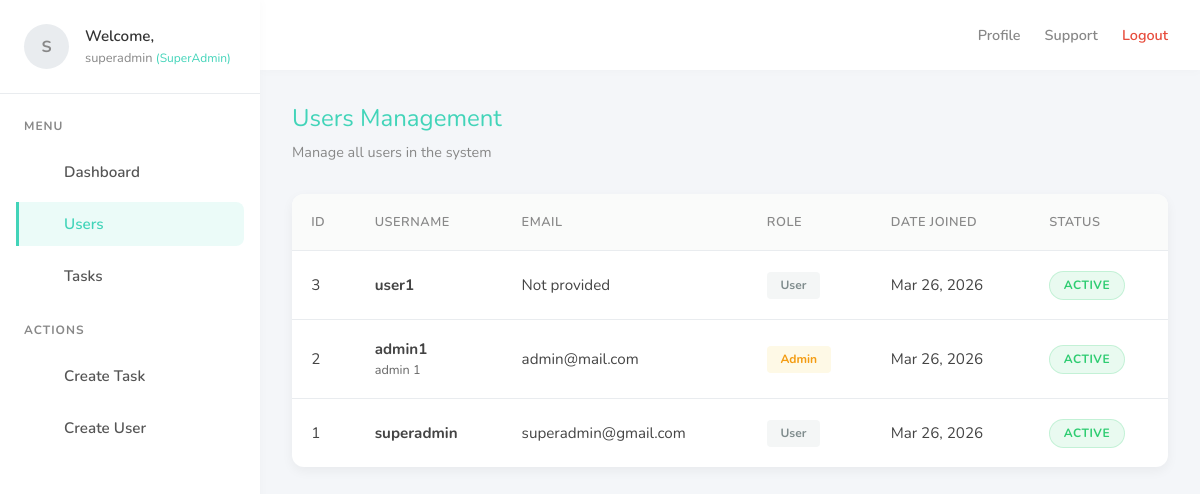
Page /admin-panel/users/ (signed in) on the committed database.
### users/models.py (models this page shows, shortened)
class User(AbstractUser):
    ROLE_CHOICES = (
        ("SUPERADMIN", "SuperAdmin"),
        ("ADMIN", "Admin"),
        ("USER", "User"),
    )
    role = models.CharField(max_length=20, choices=ROLE_CHOICES, default="USER")
    assigned_admin = models.ForeignKey(
        "self", null=True, blank=True, on_delete=models.SET_NULL, related_name="users"
    )

### admin_panel/views.py (the view)
# urls.py: path("users/", users_list, name="admin-users"),
@user_passes_test(is_admin_or_superadmin, login_url='admin-login')
def users_list(request):
    user = request.user
    if user.role == 'SUPERADMIN' or user.is_superuser:
        users = User.objects.all().order_by('-date_joined')
    else:
        users = User.objects.filter(assigned_admin=user).order_by('-date_joined')
    active_users = users.filter(is_active=True).count()
    inactive_users = users.filter(is_active=False).count()
    admin_users = users.filter(role__in=['ADMIN', 'SUPERADMIN']).count()
    context = {
        "users": users,
        "active_users": active_users,
        "inactive_users": inactive_users,
        "admin_users": admin_users,
    }
    return render(request, "admin_panel/users.html", context)

### admin_panel/views.py (called while the page is built)
def is_admin_or_superadmin(user):
    return user.is_authenticated and (user.role in ['ADMIN', 'SUPERADMIN'] or user.is_superuser)

### admin_panel/templates/admin_panel/users.html (shortened to what this page needs)
{% extends "base.html" %}
{% block content %}
<div class="page-header">
    <h2 class="page-title">Users Management</h2>
    <p class="page-subtitle">Manage all users in the system</p>
</div>
<div class="table-container">
    {% if users %}
        <table class="table">
            <thead>
                <tr>
                    <th>ID</th>
                    <th>Username</th>
                    <th>Email</th>
                    <th>Role</th>
                    <th>Date Joined</th>
                    <th>Status</th>
                </tr>
            </thead>
            <tbody>
                {% for user in users %}
                <tr>
                    <td>{{ user.id }}</td>
                    <td>
                        <strong>{{ user.username }}</strong>
                        {% if user.first_name or user.last_name %}
                            <br><small style="color: #666;">{{ user.first_name }} {{ user.last_name }}</small>
                        {% endif %}
                    </td>
                    <td>{{ user.email|default:"Not provided" }}</td>
                    <td>
                        <span class="role-badge role-{{ user.role|lower }}">
                            {{ user.get_role_display }}
                        </span>
                    </td>
                    <td>{{ user.date_joined|date:"M d, Y" }}</td>
                    <td>
                        {% if user.is_active %}
                            <span class="status-badge status-completed">Active</span>
                        {% else %}
                            <span class="status-badge status-pending">Inactive</span>
                        {% endif %}
                    </td>
                </tr>
                {% endfor %}
            </tbody>
        </table>
    {% else %}
        <div class="empty-state">
            <div class="empty-state-icon"></div>
            <h3>No Users Found</h3>
            <p>There are no users in the system yet.</p>
        </div>
    {% endif %}
</div>
{% endblock %}

### templates/base.html (shortened to what this page needs)
<!DOCTYPE html>
<html lang="en">
<head>
</head>
<body>
    <aside class="sidebar">
        <div class="sidebar-header">
            <div class="profile-img">
                {% if user.is_authenticated %}
                    {{ user.username|make_list|first|upper }}
                {% else %}
                    A
                {% endif %}
            </div>
            <div class="profile-info">
                <h4>Welcome,</h4>
                <p>
                    {% if user.is_authenticated %}
                        {{ user.username }}
                        {% if user.is_superuser %}
                        <span style="font-size: 0.75rem; color: var(--primary-teal);">(SuperAdmin)</span>
                        {% elif user.role and user.role != 'USER' %}
                        <span style="font-size: 0.75rem; color: var(--primary-teal);">({{ user.get_role_display }})</span>
                        {% endif %}
                    {% else %}
                        Guest
                    {% endif %}
                </p>
            </div>
        </div>
        <div class="sidebar-menu">
            <div class="menu-label">Menu</div>
            <ul class="nav-list">
                <li class="nav-item">
                    <a href="/admin-panel/" class="nav-link" id="nav-dashboard">
                         Dashboard
                    </a>
                </li>
                <li class="nav-item">
                    <a href="/admin-panel/users/" class="nav-link" id="nav-users">
                         Users
                    </a>
                </li>
                <li class="nav-item">
                    <a href="/admin-panel/tasks/" class="nav-link" id="nav-tasks">
                         Tasks
                    </a>
                </li>
                <div class="menu-label" style="margin-top: 1.5rem;">Actions</div>
                <li class="nav-item">
                    <a href="/admin-panel/tasks/create/" class="nav-link" id="nav-task-create">
                         Create Task
                    </a>
                </li>
                {% if user.is_authenticated %}
                    {% if user.role == "SUPERADMIN" or user.is_superuser %}
                    <li class="nav-item">
                        <a href="/admin-panel/users/create/" class="nav-link" id="nav-user-create">
                             Create User
                        </a>
                    </li>
                    {% endif %}
                {% endif %}
            </ul>
        </div>
    </aside>
    <div class="main-wrapper">
        <header class="top-header">
            <div class="header-right">
                <a href="{% url 'admin-profile' %}">Profile</a>
                <a href="{% url 'admin-support' %}">Support</a>
                {% if user.is_authenticated %}
                <a href="{% url 'admin-logout' %}" class="btn-logout">Logout</a>
                {% endif %}
            </div>
        </header>
        <main class="content-area">
            {% block content %}
            {% endblock %}
        </main>
    </div>
</body>
</html>

### templates/base.html (style rules this page uses)
:root { --primary-teal: #42d4b9; --primary-dark: #2c3e50; --bg-light: #f4f6f9; --text-dark: #333; --text-muted: #888; --sidebar-width: 260px; --card-shadow: 0 4px 12px rgba(0,0,0,0.05); --border-color: #e9ecef; }
* { margin: 0; padding: 0; box-sizing: border-box; font-family: 'Nunito', sans-serif; }
body { background-color: var(--bg-light); color: var(--text-dark); display: flex; min-height: 100vh; }
.sidebar { width: var(--sidebar-width); background: #ffffff; box-shadow: 2px 0 10px rgba(0,0,0,0.02); position: fixed; height: 100vh; overflow-y: auto; z-index: 100; }
.sidebar-header { padding: 1.5rem; display: flex; align-items: center; gap: 1rem; border-bottom: 1px solid var(--border-color); }
.profile-img { width: 45px; height: 45px; border-radius: 50%; background: #e9ecef; display: flex; align-items: center; justify-content: center; font-weight: bold; color: var(--text-muted); overflow: hidden; }
.profile-info h4 { font-size: 0.95rem; font-weight: 600; color: var(--text-dark); }
.profile-info p { font-size: 0.8rem; color: var(--text-muted); margin-top: 0.2rem; }
.sidebar-menu { padding: 1.5rem 1rem; }
.menu-label { font-size: 0.75rem; text-transform: uppercase; color: var(--text-muted); font-weight: 700; letter-spacing: 1px; margin-bottom: 1rem; padding-left: 0.5rem; }
.nav-list { list-style: none; }
.nav-item { margin-bottom: 0.5rem; }
.nav-link { display: flex; align-items: center; padding: 0.75rem 1rem; color: #555; text-decoration: none; font-weight: 600; font-size: 0.95rem; border-radius: 8px; transition: all 0.3s ease; cursor: pointer; }
.nav-link:hover, .nav-link.active { color: var(--primary-teal); background: rgba(66, 212, 185, 0.1); }
.nav-link.active { border-left: 3px solid var(--primary-teal); border-radius: 0 8px 8px 0; padding-left: calc(1rem - 3px); }
.main-wrapper { margin-left: var(--sidebar-width); flex: 1; display: flex; flex-direction: column; }
.top-header { background: #ffffff; height: 70px; padding: 0 2rem; display: flex; align-items: center; justify-content: space-between; box-shadow: 0 2px 10px rgba(0,0,0,0.02); z-index: 90; }
.header-right { display: flex; align-items: center; gap: 1.5rem; }
.header-right a { color: var(--text-muted); text-decoration: none; font-weight: 600; font-size: 0.9rem; transition: color 0.2s; }
.btn-logout { color: #e74c3c !important; }
.content-area { padding: 2rem; flex: 1; }
.page-header { margin-bottom: 2rem; }
.page-title { font-size: 1.5rem; font-weight: 400; color: var(--primary-teal); margin-bottom: 0.5rem; }
.page-subtitle { color: var(--text-muted); font-size: 0.9rem; }
.table-container { background: white; border-radius: 12px; box-shadow: var(--card-shadow); overflow: hidden; }
.table { width: 100%; border-collapse: collapse; font-size: 0.95rem; }
.table th { color: var(--text-muted); font-weight: 600; padding: 1.2rem; text-align: left; border-bottom: 1px solid var(--border-color); background: #fafbfa; text-transform: uppercase; font-size: 0.8rem; letter-spacing: 0.5px; }
.table td { padding: 1.2rem; border-bottom: 1px solid var(--border-color); vertical-align: middle; color: #444; }
.table tbody tr:last-child td { border-bottom: none; }
.status-badge { display: inline-block; padding: 0.35rem 0.85rem; border-radius: 30px; font-size: 0.75rem; font-weight: 700; text-transform: uppercase; letter-spacing: 0.5px; }
.status-completed { background: rgba(46, 204, 113, 0.1); color: #2ecc71; border: 1px solid rgba(46, 204, 113, 0.2); }
.role-badge { display: inline-block; padding: 0.35rem 0.85rem; border-radius: 4px; font-size: 0.75rem; font-weight: 700; }
.role-admin { background: rgba(241, 196, 15, 0.1); color: #f39c12; }
.role-user { background: rgba(149, 165, 166, 0.1); color: #7f8c8d; }

### rows in the picture
User: username|make_list "S", username "superadmin", id "1", email "superadmin@gmail.com", role "User", date_joined "Mar 26, 2026", is_active "ACTIVE"
User: id "3", username "user1", email "Not provided", role "User", date_joined "Mar 26, 2026", is_active "ACTIVE"
User: id "2", username "admin1", first_name "admin", last_name "1", email "admin@mail.com", role "Admin", date_joined "Mar 26, 2026", is_active "ACTIVE"
